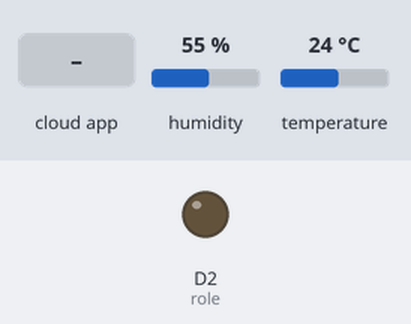
The sketch below on a simulated ESP8266 (NodeMCU). On the bench: output pins drawn as LEDs (lit = HIGH). Inputs (shaded band) come from the test bench; at power-on: humidity 55 %, temperature 24 °C. WiFi joins after 1.5 s; servers stay silent unless stated; the Firebase database answers and starts empty; what the sketch prints to the serial monitor is not drawn.

Above: at 2.7 s.
2.8 s: the phone or cloud app sets kontrol to 1
At 3.5 s:
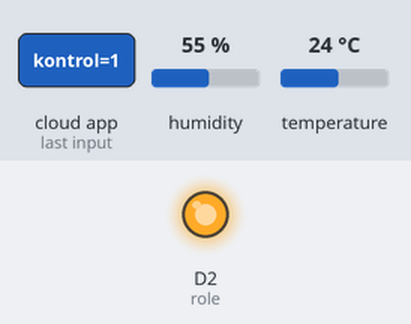
4.4 s: the phone or cloud app sets kontrol to 0
At 5.6 s:
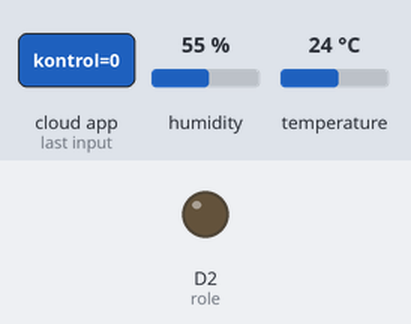
Timing chart, 0 to 7.4 s (numbered marks = the images above; inputs shaded):
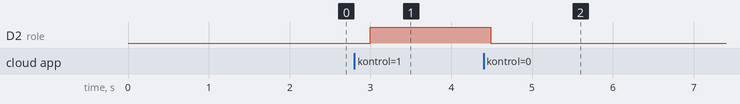

The sketch:

dht11.ino
```cpp
#include <dht11.h>
#define DHT11PIN D1
#define role D2

#include <ESP8266WiFi.h>
#include "FirebaseESP8266.h"


#define FIREBASE_HOST "***************"
#define FIREBASE_AUTH "************"
#define WIFI_SSID "***********"
#define WIFI_PASSWORD "*********"
String gelen;


FirebaseData Data;

dht11 DHT11;

void DHT11_Okuma()
{
  Serial.println("\n");
  int chk = DHT11.read(DHT11PIN);


}


void setup()
{
  Serial.begin(9600);
  WiFi.begin(WIFI_SSID, WIFI_PASSWORD);
  Serial.print("Ağ Bağlantısı Oluşturuluyor");
  while (WiFi.status() != WL_CONNECTED)
  {
    Serial.print(".");
    delay(300);
  }
  Serial.println();
  Serial.print("IP adresine bağlanıldı: ");
  Serial.println(WiFi.localIP());
  Serial.println();


  Firebase.begin(FIREBASE_HOST, FIREBASE_AUTH);


  Firebase.reconnectWiFi(true);
  pinMode(role, OUTPUT);
  digitalWrite(role, LOW);


}

void loop()
{

  DHT11_Okuma();

  Firebase.setDouble(Data, "deger", (float)DHT11.temperature);
  delay(50);
  //Firebase.getString(Data, "/kontrol");
  Serial.println(gelen);


  if (Firebase.getString(Data, "/kontrol"))
  {

    if (Data.stringData() == "1") {
      digitalWrite(role, HIGH);
      Serial.println("Klima Açık");
    }
    else {
      digitalWrite(role, LOW);
      Serial.println("Klima Kapalı");

    }


  }


}
```

Measured:
- after the input at 2.8 s, D2 (role): LOW → HIGH after 0.20 s
- after the input at 4.4 s, D2 (role): HIGH → LOW after 0.09 s
